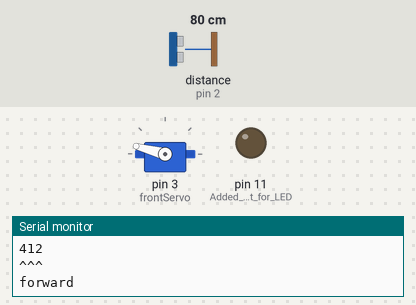
The sketch below on a simulated Arduino Uno, built with avr-gcc and run on an emulated ATmega328P. Parts: servo, output pins drawn as LEDs (lit = HIGH), the last lines printed to the serial monitor. Wiring (inferred from the names in the program): ultrasonic range finder: trigger pin 2; echo pin 2. The inputs (shaded band) are chosen by the test bench; at power-on: distance to the obstacle (sensor on pin 2) 80 cm. The echo pulse lasts 58.3 µs per cm.

Above: at 2.2 s.
2.3 s: distance to the obstacle (sensor on pin 2) set to 299 cm
At 6.53 s:
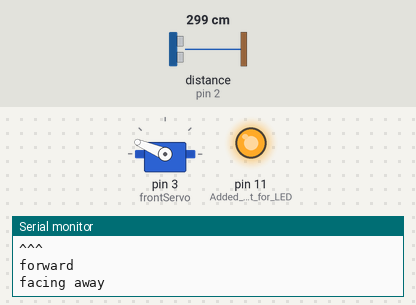
At 10.1 s:
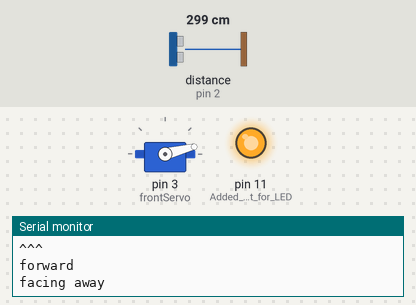
Timing chart, 0 to 11.6 s (numbered marks = the images above; inputs shaded):
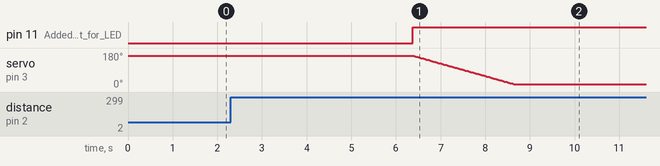

The sketch:

final.ino
```cpp
#include <Servo.h>

Servo frontServo;
int pos = 180;
unsigned long echo = 0;
int ultraSoundSignal = 2; // Ultrasound signal pin
unsigned long ultrasoundValue = 0;
bool forward = true; //Stores if the puppies are facing the viewer
int i = 0; //Determins if people are facing
int front = 165;
int back = 14;

void setup() {
  Serial.begin(9600);
  pinMode(ultraSoundSignal, OUTPUT);
  pinMode(11, OUTPUT); //Added by Matt for LED
  frontServo.attach(3);  // attaches the servo on pin 3 to the servo object
  frontServo.write(front); // 165 seems to be as good as we can get, 14 seems to be a decent opposite
  delay(1000);
  frontServo.detach();
  delay(50);
  //frontServo.write(90);
}

unsigned long ping()
{
  pinMode(ultraSoundSignal, OUTPUT); // Switch signalpin to output
  digitalWrite(ultraSoundSignal, LOW); // Send low pulse
  delayMicroseconds(2); // Wait for 2 microseconds
  digitalWrite(ultraSoundSignal, HIGH); // Send high pulse
  delayMicroseconds(5); // Wait for 5 microseconds
  digitalWrite(ultraSoundSignal, LOW); // Holdoff
  pinMode(ultraSoundSignal, INPUT); // Switch signalpin to input
  digitalWrite(ultraSoundSignal, HIGH); // Turn on pullup resistor
  // please note that pulseIn has a 1sec timeout, which may
  // not be desirable. Depending on your sensor specs, you
  // can likely bound the time like this -- marcmerlin
  // echo = pulseIn(ultraSoundSignal, HIGH, 38000)
  echo = pulseIn(ultraSoundSignal, HIGH); //Listen for echo
  ultrasoundValue = (echo / 58.138) * .39; //convert to CM then to inches
  return ultrasoundValue;
}

void loop()
{
  int x = 0;
  x = ping();
  frontServo.detach();
  Serial.println(x); //Print distance

  Serial.println(i); //Print arbitrary value for proximity

  //Serial.println(frontServo.read());
  Serial.println("^^^");
  if (forward == true) {
    Serial.println("forward");
  } else {
    Serial.println("Backwards");
  }

  i += (144 - x);
  if (i > 0) {
    i -= 10;
  } else {
    i = 0;
  }
  if (i > 800) {
    //turnAway()
    if (forward) {
      frontServo.attach(3);
      digitalWrite(11, HIGH);
      Serial.println("facing away");
      for (pos = front; pos >= back; pos -= 1) { // goes from 0 degrees to 180 degrees
        // in steps of 1 degree
        frontServo.write(pos);              // tell servo to go to position in variable 'pos'
        //Serial.println(pos);
        //The other two as well
        delay(15);                       // waits 15ms for the servo to reach the position
      }
      frontServo.detach();
      i = 240;
      forward = false;
    }
    delay(5000);
  }
  else if ((i < 200) && (forward == false)) {
    //turnToFaceOut()
    frontServo.attach(3);
    digitalWrite(11, LOW);
    for (pos = back; pos <= front; pos += 1) { // goes from 180 degrees to 0 degrees
      frontServo.write(pos);              // tell servo to go to position in variable 'pos'
      //The other two as well
      delay(15);                       // waits 15ms for the servo to reach the position
    }
    Serial.println("Facing towards");
    forward = true;
    frontServo.detach();
  }
  delay(250); //delay 1/4 seconds.
}
```

Measured:
- after the input at 2.3 s, pin 11 (Added_by_Matt_for_LED): LOW → HIGH after 4.1 s instead of 0.55 s
